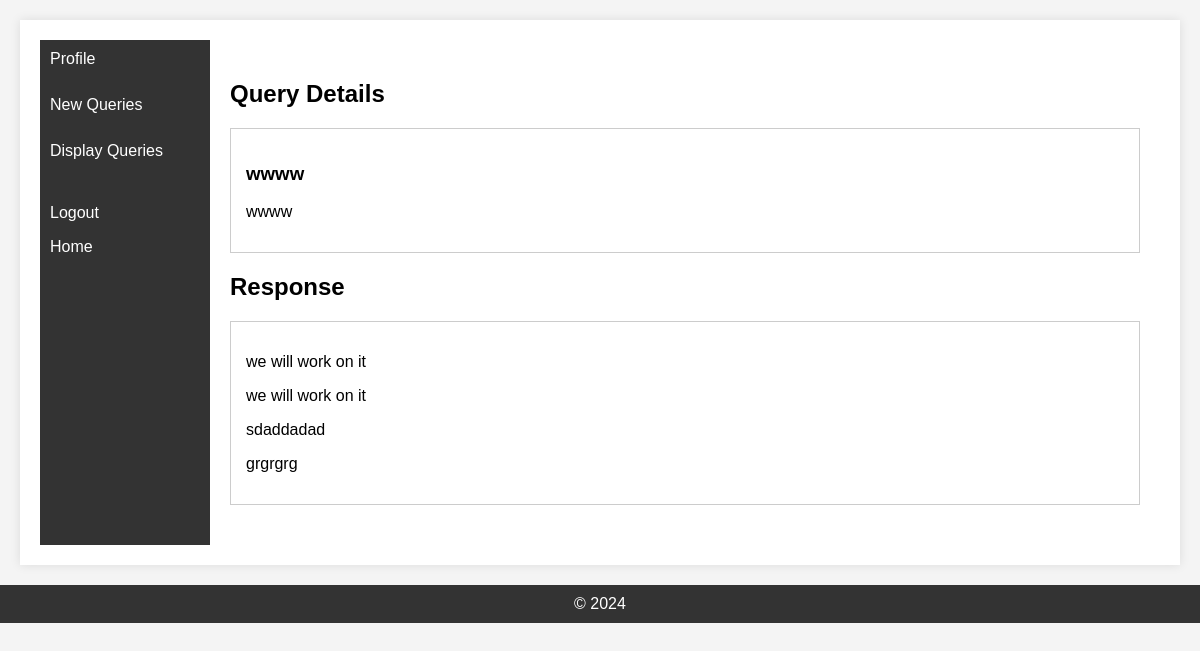
Page /view_response.php?query_id=7 on the committed database.
### tables this page shows
CREATE TABLE `queries` (
  `id` int(11) NOT NULL,
  `user_id` int(11) DEFAULT NULL,
  `title` varchar(255) NOT NULL,
  `description` text NOT NULL,
  `category` varchar(50) NOT NULL,
  `created_at` timestamp NOT NULL DEFAULT current_timestamp(),
  `region` varchar(255) NOT NULL
);

CREATE TABLE `responses` (
  `id` int(11) NOT NULL,
  `query_id` int(11) NOT NULL,
  `representative_id` int(11) NOT NULL,
  `response_text` text NOT NULL,
  `created_at` timestamp NOT NULL DEFAULT current_timestamp()
);

### view_response.php (the view, shortened to what this page needs)
<?php
include_once("db_connection.php");
if (isset($_GET['query_id'])) {
    $query_id = $_GET['query_id'];
    $query_details_query = "SELECT * FROM queries WHERE id = $query_id";
    $query_details_result = $conn->query($query_details_query);
    if ($query_details_result->num_rows > 0) {
        $query_details = $query_details_result->fetch_assoc();
        $response_query = "SELECT * FROM responses WHERE query_id = $query_id";
        $response_result = $conn->query($response_query);
    } else {
        header("Location: error.php");
        exit();
    }
} else {
    header("Location: error.php");
    exit();
}
?>
<!DOCTYPE html>
<html lang="en">
<head>
    <link rel="stylesheet" href="viewresponse.css">
</head>
<body>
    <div class="container">
        <div class="sidenav">
            <a href="dashboard.php">Profile</a> <br>
            <a href="new_queries.php">New Queries</a><br>
            <a href="display_queries.php">Display Queries</a><br>
            <p><a href="logout.php">Logout</a></p>
            <a href="index.html">Home</a> <br>
        </div>
        <div class="main-content">
            <h2>Query Details</h2>
            <div class="query-details">
                <h3><?php echo $query_details['title']; ?></h3>
                <p><?php echo $query_details['description']; ?></p>
            </div>
            <h2>Response</h2>
            <?php if ($response_result->num_rows > 0): ?>
                <div class="response-details">
                    <?php while ($response = $response_result->fetch_assoc()): ?>
                        <p><?php echo $response['response_text']; ?></p>
                    <?php endwhile; ?>
                </div>
            <?php else: ?>
                <p>No response available for this query.</p>
            <?php endif; ?>
        </div>
    </div>
    <div class="footer">
        &copy; <?php echo date("Y"); ?>
    </div>
</body>
</html>

### viewresponse.css (style rules this page uses)
body { font-family: Arial, sans-serif; background-color: #f4f4f4; margin: 0; padding: 0; }
.container { display: flex; justify-content: space-between; background-color: #fff; box-shadow: 0 0 10px rgba(0, 0, 0, 0.1); margin: 20px; padding: 20px; }
.sidenav { width: 150px; padding: 10px; background-color: #333; color: #fff; left: 0; }
.sidenav a { text-decoration: none; color: #fff; display: block; margin-bottom: 10px; }
.main-content { flex: 1; padding: 20px; }
.query-details, .response-details { background-color: #fff; border: 1px solid #ccc; padding: 15px; margin-bottom: 20px; }
.footer { text-align: center; padding: 10px; background-color: #333; color: #fff; }

### rows in the picture
queries: title "wwww", description "wwww"
responses: response_text "we will work on it"
responses: response_text "we will work on it"
responses: response_text "sdaddadad"
responses: response_text "grgrgrg"
